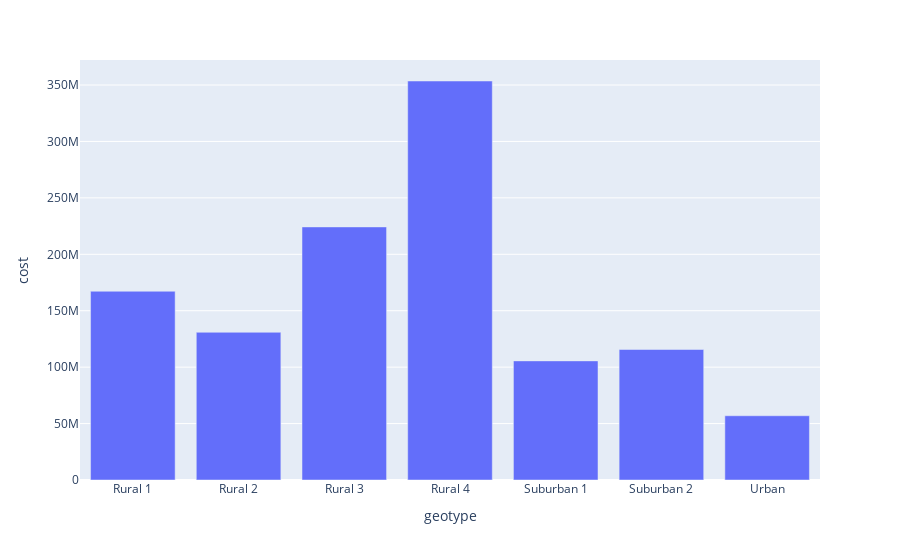

The notebook cell saved with this chart:
### Code cell
fig = px.bar(pd.DataFrame({"geotype":agg_cost1.index, "cost":agg_cost1.values}), x='geotype', y='cost')
fig.show()

### Figure 1 — Plotly figure (JSON) as saved in the notebook; plotly's stock layout.template omitted (floating-point values rounded to 4 significant figures)
{"data": [{"alignmentgroup": "True", "hovertemplate": "geotype=%{x}<br>cost=%{y}<extra></extra>", "legendgroup": "", "marker": {"color": "#636efa", "pattern": {"shape": ""}}, "name": "", "offsetgroup": "", "orientation": "v", "showlegend": false, "textposition": "auto", "type": "bar", "x": ["Rural 1", "Rural 2", "Rural 3", "Rural 4", "Suburban 1", "Suburban 2", "Urban"], "xaxis": "x", "y": [167300000.0, 130900000.0, 224300000.0, 353600000.0, 105600000.0, 115600000.0, 56930000.0], "yaxis": "y"}], "layout": {"barmode": "relative", "legend": {"tracegroupgap": 0}, "margin": {"t": 60}, "xaxis": {"anchor": "y", "domain": [0, 1], "title": {"text": "geotype"}}, "yaxis": {"anchor": "x", "domain": [0, 1], "title": {"text": "cost"}}}}
